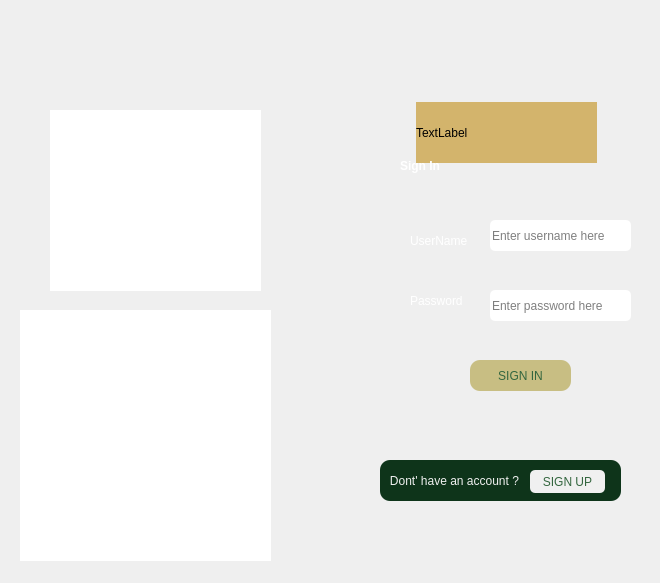
<?xml version="1.0" encoding="UTF-8"?>
<ui version="4.0">
 <class>Dialog</class>
 <widget class="QDialog" name="Dialog">
  <property name="geometry">
   <rect>
    <x>0</x>
    <y>0</y>
    <width>660</width>
    <height>583</height>
   </rect>
  </property>
  <property name="windowTitle">
   <string>Dialog</string>
  </property>
  <widget class="QLabel" name="Brownlabel">
   <property name="geometry">
    <rect>
     <x>-10</x>
     <y>0</y>
     <width>681</width>
     <height>621</height>
    </rect>
   </property>
   <property name="text">
    <string/>
   </property>
   <property name="pixmap">
    <pixmap>1.png</pixmap>
   </property>
   <property name="scaledContents">
    <bool>true</bool>
   </property>
  </widget>
  <widget class="QLabel" name="Pic1">
   <property name="geometry">
    <rect>
     <x>50</x>
     <y>110</y>
     <width>211</width>
     <height>181</height>
    </rect>
   </property>
   <property name="styleSheet">
    <string notr="true">background-color:rgb(255, 255, 255);
border: 2px solid white;
</string>
   </property>
   <property name="text">
    <string/>
   </property>
   <property name="pixmap">
    <pixmap>2.png</pixmap>
   </property>
   <property name="scaledContents">
    <bool>true</bool>
   </property>
  </widget>
  <widget class="QLabel" name="pic2">
   <property name="geometry">
    <rect>
     <x>20</x>
     <y>310</y>
     <width>251</width>
     <height>251</height>
    </rect>
   </property>
   <property name="styleSheet">
    <string notr="true">background-color:rgb(255, 255, 255);
border: 2px solid white;
</string>
   </property>
   <property name="text">
    <string/>
   </property>
   <property name="pixmap">
    <pixmap>3.png</pixmap>
   </property>
   <property name="scaledContents">
    <bool>true</bool>
   </property>
  </widget>
  <widget class="QLabel" name="SignInLabel">
   <property name="geometry">
    <rect>
     <x>400</x>
     <y>130</y>
     <width>151</width>
     <height>71</height>
    </rect>
   </property>
   <property name="styleSheet">
    <string notr="true">font: italic 36pt &quot;Palace Script MT&quot;;
font-weight:bold;
color:white;

border-radius:5px</string>
   </property>
   <property name="text">
    <string>Sign In</string>
   </property>
  </widget>
  <widget class="QLabel" name="usernameLabel">
   <property name="geometry">
    <rect>
     <x>410</x>
     <y>230</y>
     <width>81</width>
     <height>21</height>
    </rect>
   </property>
   <property name="styleSheet">
    <string notr="true">font: 75 10pt &quot;Segoe Print&quot;;
color:white;</string>
   </property>
   <property name="text">
    <string>UserName</string>
   </property>
  </widget>
  <widget class="QLabel" name="passwordlabel">
   <property name="geometry">
    <rect>
     <x>410</x>
     <y>290</y>
     <width>81</width>
     <height>21</height>
    </rect>
   </property>
   <property name="styleSheet">
    <string notr="true">font: 75 10pt &quot;Segoe Print&quot;;
color:white;</string>
   </property>
   <property name="text">
    <string>Password</string>
   </property>
  </widget>
  <widget class="QLineEdit" name="usernameInput">
   <property name="geometry">
    <rect>
     <x>490</x>
     <y>220</y>
     <width>141</width>
     <height>31</height>
    </rect>
   </property>
   <property name="styleSheet">
    <string notr="true">background-color:rgb(255, 255, 255);
color:black;
border-radius:5px</string>
   </property>
   <property name="inputMask">
    <string/>
   </property>
   <property name="placeholderText">
    <string>Enter username here</string>
   </property>
  </widget>
  <widget class="QLineEdit" name="passwordInput">
   <property name="enabled">
    <bool>true</bool>
   </property>
   <property name="geometry">
    <rect>
     <x>490</x>
     <y>290</y>
     <width>141</width>
     <height>31</height>
    </rect>
   </property>
   <property name="styleSheet">
    <string notr="true">background-color:rgb(255, 255, 255);
color:black;
border-radius:5px</string>
   </property>
   <property name="placeholderText">
    <string>Enter password here</string>
   </property>
  </widget>
  <widget class="QLabel" name="label_5">
   <property name="geometry">
    <rect>
     <x>416</x>
     <y>102</y>
     <width>181</width>
     <height>61</height>
    </rect>
   </property>
   <property name="styleSheet">
    <string notr="true">background-color:rgb(211, 180, 108)</string>
   </property>
   <property name="text">
    <string>TextLabel</string>
   </property>
  </widget>
  <widget class="QPushButton" name="sign_in_button">
   <property name="geometry">
    <rect>
     <x>470</x>
     <y>360</y>
     <width>101</width>
     <height>31</height>
    </rect>
   </property>
   <property name="styleSheet">
    <string notr="true">font: 75 12pt &quot;MS Shell Dlg 2&quot;;
background-color: rgb(200, 190, 131);
color: rgb(52, 102, 63);
border-radius: 10px;
</string>
   </property>
   <property name="text">
    <string>SIGN IN</string>
   </property>
  </widget>
  <widget class="QLabel" name="sign_up_ques_label">
   <property name="geometry">
    <rect>
     <x>380</x>
     <y>460</y>
     <width>241</width>
     <height>41</height>
    </rect>
   </property>
   <property name="styleSheet">
    <string notr="true">font: 70 10pt &quot;MS Shell Dlg 2&quot;;
color: rgb(240, 240, 240);
background-color: rgb(200, 190, 131);
border-radius:10px;
background-color : rgb(14, 52, 26)</string>
   </property>
   <property name="text">
    <string>   Dont' have an account ?</string>
   </property>
  </widget>
  <widget class="QPushButton" name="sign_up_button">
   <property name="geometry">
    <rect>
     <x>530</x>
     <y>470</y>
     <width>75</width>
     <height>23</height>
    </rect>
   </property>
   <property name="styleSheet">
    <string notr="true">font: 75 10pt &quot;MS Shell Dlg 2&quot;;
background-color: rgb(240, 240, 240);
color: rgb(52, 102, 63);
border-radius: 5px;
</string>
   </property>
   <property name="text">
    <string>SIGN UP</string>
   </property>
  </widget>
  <zorder>label_5</zorder>
  <zorder>Brownlabel</zorder>
  <zorder>Pic1</zorder>
  <zorder>pic2</zorder>
  <zorder>usernameLabel</zorder>
  <zorder>passwordlabel</zorder>
  <zorder>usernameInput</zorder>
  <zorder>passwordInput</zorder>
  <zorder>SignInLabel</zorder>
  <zorder>sign_in_button</zorder>
  <zorder>sign_up_ques_label</zorder>
  <zorder>sign_up_button</zorder>
 </widget>
 <resources/>
 <connections/>
</ui>
